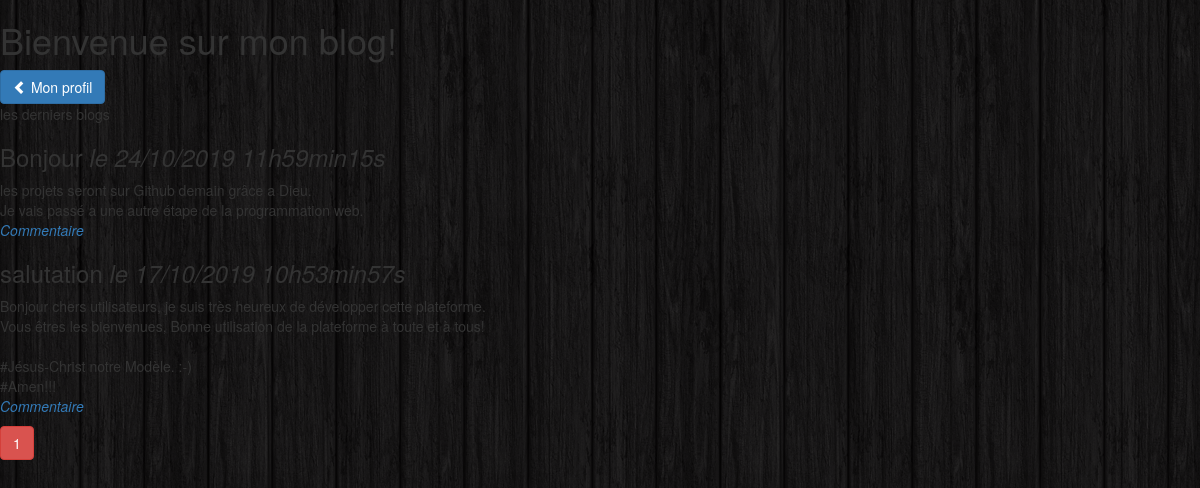
Screenshot of /blog/index.blog.php?id=1 with the database file from the repository.
### tables this page shows
CREATE TABLE `billets` (
  `id_billet` int(11) NOT NULL,
  `titre` varchar(50) NOT NULL,
  `contenu` text NOT NULL,
  `date_creation` datetime NOT NULL DEFAULT CURRENT_TIMESTAMP
);

### blog/index.blog.php (the view, shortened to what this page needs)
<?php
 require('../bdd.php');
 $articlesParPage = 3;
 $articleTotalsReq = $connexion -> query("SELECT id_billet FROM billets ");
$articleTotal = $articleTotalsReq -> rowCount();
$pageTotal = ceil($articleTotal / $articlesParPage);
if(isset($_GET['page']) AND !empty($_GET['page']) AND $_GET['page'] > 0 AND $_GET['page'] <= $pageTotal){
    $_GET['page'] = intval($_GET['page']);
    $pageCourante = $_GET['page'];
}
else{
    $pageCourante = 1;
}
$depart = ($pageCourante - 1) * $articlesParPage;
?>
<!DOCTYPE html>
<html>
<head>
    <link rel="stylesheet" type="text/css" href="assets/bootstrap/css/bootstrap.min.css">
    <link rel="stylesheet" type="text/css" href="style.css">
</head>
<body>
     <h1>Bienvenue sur mon blog!</h1>
        <a href="../profil.php?id=<?=$_SESSION['id']?>" class="btn btn-primary"><span class="glyphicon glyphicon-chevron-left"></span> Mon profil</a>
     <p class="infos">les derniers blogs</p>
     <?php
      $req = $connexion -> query("SELECT id_billet, titre, contenu, DATE_FORMAT(date_creation,'%d/%m/%Y %Hh%imin%ss') AS date FROM billets ORDER BY date DESC LIMIT ".$depart.",".$articlesParPage
  );
 while ($donnee = $req -> fetch()) {
     ?>
     <div class="news">
     	  <h3><?= $donnee['titre']; ?>
     	       <em>le <?= $donnee['date'] ?></em>
     	  </h3>
     	<p>
     		<?= nl2br($donnee['contenu'])?>
         <br/>
             <em><a href="commentaire.php?billet=<?=$donnee['id_billet'];?>">Commentaire </a></em>
         </p>
     </div>
 <?php
 }
for($i= 1 ; $i <= $pageTotal; $i++){
    if($i== $pageCourante){
        echo "<span class='btn btn-danger'>".$i."</span>";
    }
    else{
        echo "<a href=index.php?page=".$i."><span class='btn btn-success'>".$i."</span></a>";
    }
}
 ?>
</body>
</html>

### admin/style.css (style rules this page uses)
body { background: url(../images/bg.png); }

### rows the page displays
billets: titre "Bonjour", date "24/10/2019 11h59min15s", contenu "les projets seront sur Github demain grâce a Dieu. Je vais passé a une autre étape de la programmation web."
billets: titre "salutation", date "17/10/2019 10h53min57s", contenu "Bonjour chers utilisateurs, je suis très heureux de développer cette plateforme. Vous êtres les bienvenues, Bonne utilisation de la plateforme à toute et à tous! #Jésus-Christ notre Modèle. :-) #Amen!!!"
